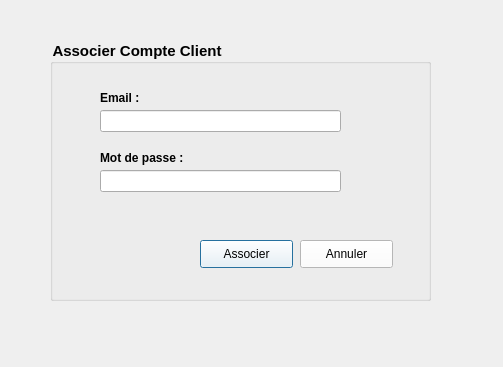
<?xml version="1.0" encoding="UTF-8"?>
<ui version="4.0">
 <class>AssocierClient</class>
 <widget class="QDialog" name="AssocierClient">
  <property name="geometry">
   <rect>
    <x>0</x>
    <y>0</y>
    <width>503</width>
    <height>367</height>
   </rect>
  </property>
  <property name="windowTitle">
   <string>Dialog</string>
  </property>
  <property name="styleSheet">
   <string notr="true">
QLabel {
font-weight : bold ; 

}
#groupBox{
font-weight : bold ; 
font-size : 15px ; 
}

QPushButton {
background : #FFFFFF ; 
box-shadow:  0  0 30px white ;
transition: all 0.4s ;
}

QPushButton:hover {
background : #45A4CD ; 
}
#label_3 {
color : red ; 
}</string>
  </property>
  <widget class="QGroupBox" name="groupBox">
   <property name="geometry">
    <rect>
     <x>50</x>
     <y>40</y>
     <width>381</width>
     <height>261</height>
    </rect>
   </property>
   <property name="title">
    <string>Associer Compte Client</string>
   </property>
   <widget class="QLabel" name="label">
    <property name="geometry">
     <rect>
      <x>50</x>
      <y>50</y>
      <width>56</width>
      <height>16</height>
     </rect>
    </property>
    <property name="text">
     <string>Email :</string>
    </property>
   </widget>
   <widget class="QLineEdit" name="lineEdit">
    <property name="geometry">
     <rect>
      <x>50</x>
      <y>70</y>
      <width>241</width>
      <height>22</height>
     </rect>
    </property>
   </widget>
   <widget class="QLineEdit" name="lineEdit_2">
    <property name="geometry">
     <rect>
      <x>50</x>
      <y>130</y>
      <width>241</width>
      <height>22</height>
     </rect>
    </property>
    <property name="echoMode">
     <enum>QLineEdit::Password</enum>
    </property>
   </widget>
   <widget class="QLabel" name="label_2">
    <property name="geometry">
     <rect>
      <x>50</x>
      <y>110</y>
      <width>111</width>
      <height>16</height>
     </rect>
    </property>
    <property name="text">
     <string>Mot de passe :</string>
    </property>
   </widget>
   <widget class="QPushButton" name="pushButton">
    <property name="geometry">
     <rect>
      <x>150</x>
      <y>200</y>
      <width>93</width>
      <height>28</height>
     </rect>
    </property>
    <property name="text">
     <string>Associer</string>
    </property>
   </widget>
   <widget class="QPushButton" name="pushButton_2">
    <property name="geometry">
     <rect>
      <x>250</x>
      <y>200</y>
      <width>93</width>
      <height>28</height>
     </rect>
    </property>
    <property name="text">
     <string>Annuler</string>
    </property>
   </widget>
   <widget class="QLabel" name="label_3">
    <property name="geometry">
     <rect>
      <x>50</x>
      <y>170</y>
      <width>261</width>
      <height>16</height>
     </rect>
    </property>
    <property name="text">
     <string/>
    </property>
   </widget>
  </widget>
 </widget>
 <resources/>
 <connections/>
</ui>
